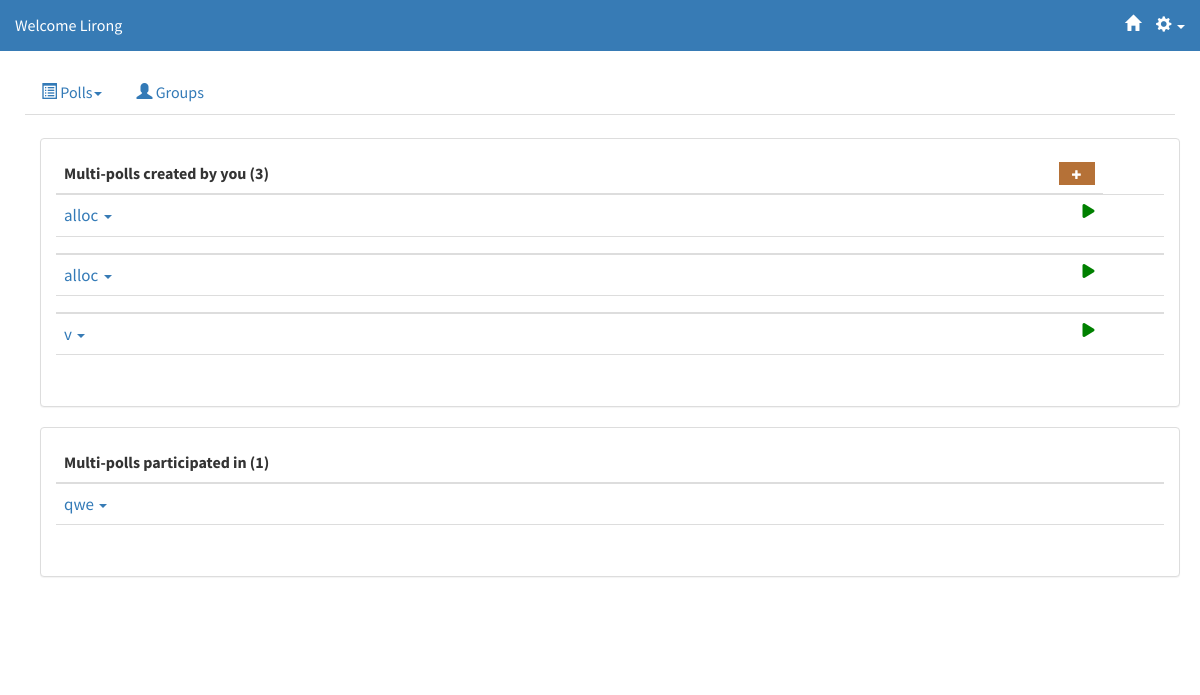
/polls/m_polls (signed in), run on an earlier commit of the app's database.
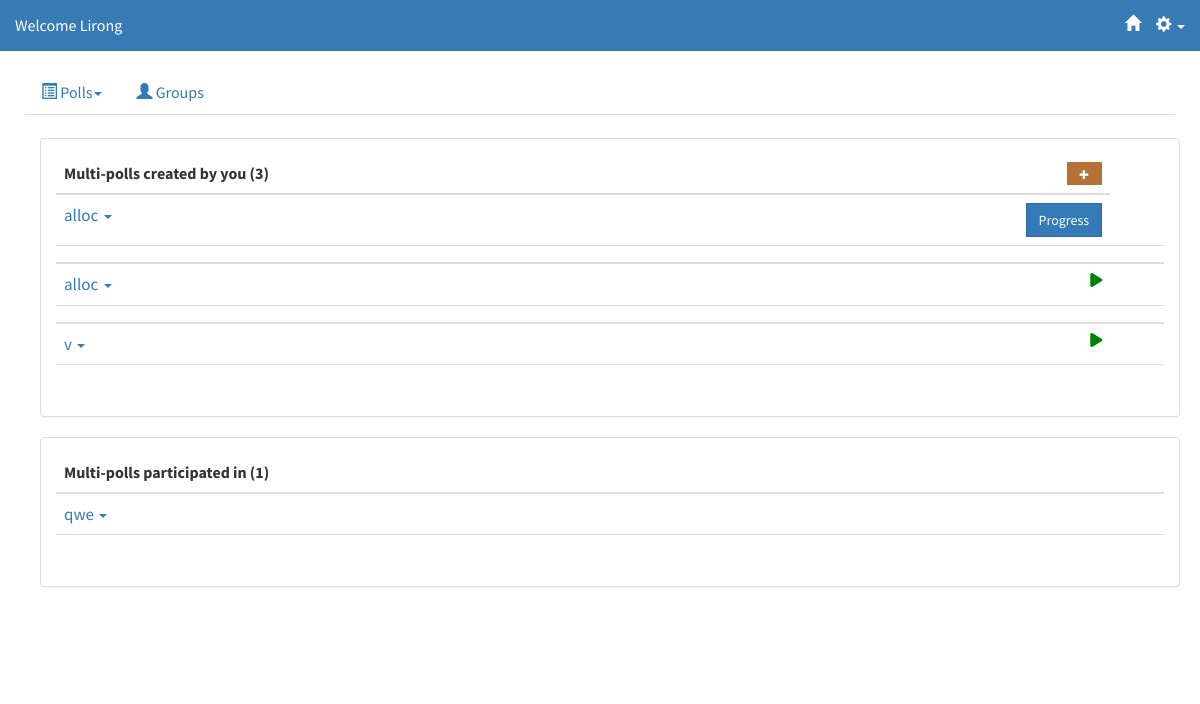
And on a later commit of the database.
### multipolls/models.py (models this page shows, shortened)
@python_2_unicode_compatible
class MultiPoll(models.Model):
    number = models.IntegerField(default=1)
    title = models.CharField(max_length=20)
    description = models.CharField(max_length=500)
    owner = models.ForeignKey(User,related_name='owner')
    questions = models.ManyToManyField(Question, through='MultiPollQuestion', through_fields=('multipoll','question'))
    voters = models.ManyToManyField(User, related_name='multipoll_participated')
    pos = models.IntegerField(default=0)
    status = models.IntegerField(default=0)

### polls/views.py (the view)
class MultiPollsView(generic.ListView):
    template_name = 'polls/m_polls.html'
    context_object_name = 'question_list'
    def get_queryset(self):
        return Question.objects.all()
    def get_context_data(self, **kwargs):
        ctx = super(MultiPollsView, self).get_context_data(**kwargs)
        ctx['multipolls_created'] = reverseListOrder(MultiPoll.objects.filter(owner = self.request.user))
        ctx['multipolls_participated'] = reverseListOrder(self.request.user.multipoll_participated.exclude(owner = self.request.user))
        return ctx

### polls/views.py (called while the page is built)
def reverseListOrder(query):
    listQuery = list(query)
    listQuery.reverse()
    return listQuery

### polls/templates/polls/m_polls.html (shortened to what this page needs)
{% extends 'polls/base.html' %}
{% block content %}
<br/>
<div class="container">
<div name="created" class="panel panel-default">
    <div class="panel-body">
        <table style = "width:100%;border-collapse:collapse;" class="table" name="created">
            <thead>
                <tr>
                    <th>
                        Multi-polls created by you ({{ multipolls_created|length }})
                    </th>
                    <th>
                        <a href="{% url 'multipolls:AddStep1' %}" style='font-size:60%; float:right;' class="btn btn-yellow">
                            <span class="glyphicon glyphicon-plus"></span>
                        </a>
                    </th>
                </tr>
            </thead>
            {% for mpoll in multipolls_created %}
            <tbody>
                <tr style = "margin:0; padding:0" data-toggle="collapse" data-target="#{{ mpoll.id }}" class="accordion-toggle">
                    <td>
                        <a href="{%url 'multipolls:mpollinfo' mpoll.id %}"  data-toggle="tooltip" data-placement="right" title="Description: {%if mpoll.description %} {{mpoll.description}} {%else%} None. {%endif%}">
                        <span style= "padding-top:0;padding-bottom:0;margin-top:0;margin-bottom:0; font-size:17px;">
                            {{ mpoll.title }}
                        </span></a>
                        <span href="#collapse{{ forloop.counter }}" class="caret" style="color:#377BB5;"></span>
                    </td>
                    {% if mpoll.status == 0 %}
                    <td>
                        <div class="start-icon">
                            <i class="fa fa-play" aria-hidden="true" data-toggle="modal" data-target="#confirm-startmpoll{{ mpoll.id }}"></i>
                        </div>
                    </td>
                    <td>
                    </td>
                    {% elif mpoll.status != mpoll.number|add:"1" %}
                        <td>
                            <a href="{% url 'multipolls:progress' mpoll.id %}">
                                <span class="btn btn-primary" style = "float:right">Progress</span>
                            </a>
                        </td>
                    {% endif %}
                </tr>
                <tr>
                    <td colspan="12" class="hiddenRow">
                    </td>
                </tr>
            </tbody>
            {% endfor %}
        </table>
     </div>
</div>
<div name="participated" class="panel panel-default">
    <div class="panel-body">
    <table style = "width:100%;" class="table" name="participated">
        <thead>
            <tr>
                <th>
                    Multi-polls participated in ({{ multipolls_participated|length }})
                </th>
            </tr>
        </thead>
        {% for mpoll in multipolls_participated %}
        <tbody>
            <tr data-toggle="collapse" data-target="#{{ mpoll.id }}" class="accordion-toggle">
                 <td>
                        <a href="{%url 'multipolls:mpollinfo' mpoll.id %}"  data-toggle="tooltip" data-placement="right" title="Description: {%if mpoll.description %} {{mpoll.description}} {%else%} None. {%endif%}">
                        <span style = "padding-top:0;padding-bottom:0;margin-top:0;margin-bottom:0;font-size:17px;">
                            {{ mpoll.title }}
                        </span></a>
                        <span href="#collapse{{ forloop.counter }}" class="caret" style="color:#377BB5;"></span>
                    </td>
            </tr>
            <tr>
                <td colspan="12" class="hiddenRow">
                </td>
            </tr>
        </tbody>
        {% endfor %}
    </table>
    </div>
</div>
</div>
{% endblock %}

What changed in the data, as far as the page shows it:
changed MultiPoll (number 1 of 4 on the later page): now shows "Progress"
